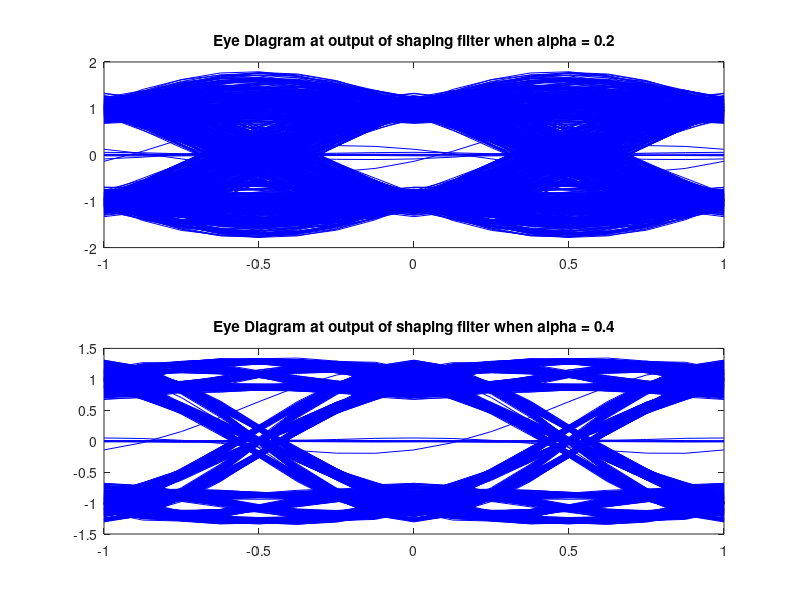

MATLAB code for this plot: (Note: this script raises an error after producing the figure.)
load workspace
close all
figure
subplot(2,1,1)
plot(0,0)
hold on
for n=1:8:8*N-16
    plot(-1:1/8:1, real(x1(n:n+16)), 'b')
end
hold off
title('Eye Diagram at output of shaping filter when alpha = 0.2')
subplot(2,1,2)
plot(0,0)
hold on
for n=1:8:8*N-16
    plot(-1:1/8:1, real(x2(n:n+16)), 'b')
end
hold off
title('Eye Diagram at output of shaping filter when alpha = 0.4')
save('workspace.mat')